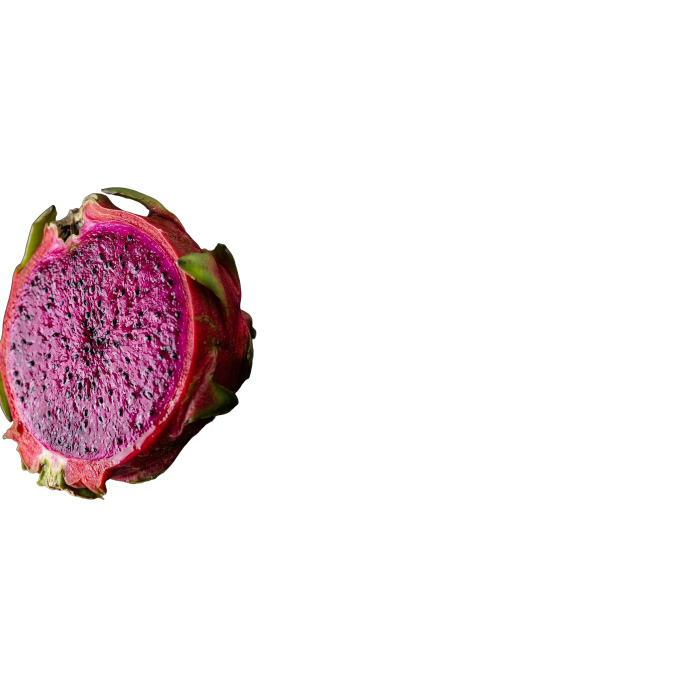
#> input picture homefarm/assets/dragon-fruit/01-american-beauty/frames/frame-001.png, 2048 x 2048 px (shown at 1/3 size)
$ python -i build_variety_assets.py   (imports and definitions only)
#> lines starting #> are read from the running program, lines starting #| are printed output that depends on the picture; after the words box and inside, x2 and y2 are one past the last pixel; in counts of white or black regions, pixels touching at a corner belong together
"""Build compact, transparent WebP assets for the variety showcase.

The PNG/JPEG inputs remain source masters. Runtime only loads the WebP files
made by this script. Interior cutouts are extracted from the supplied cultivar
reference photographs, never from a generated replacement.
"""

from __future__ import annotations

from pathlib import Path

import numpy as np
from PIL import Image, ImageFilter
from scipy import ndimage


ROOT = Path(__file__).resolve().parents[1]
VARIETIES = ROOT / "assets" / "images" / "varieties"


def central_component(mask: np.ndarray) -> np.ndarray:
    """Return the largest plausible product component near the image centre."""
    height, width = mask.shape
    labels, count = ndimage.label(mask)
    if not count:
        return np.zeros_like(mask, dtype=np.uint8)
    min_y, max_y = int(height * 0.12), int(height * 0.88)
    min_x, max_x = int(width * 0.12), int(width * 0.88)
    central_labels = np.unique(labels[min_y : max_y + 1, min_x : max_x + 1])
    central_labels = central_labels[central_labels > 0]
    if not central_labels.size:
        return np.zeros_like(mask, dtype=np.uint8)
    sizes = np.bincount(labels.ravel())
    selected = central_labels[np.argmax(sizes[central_labels])]
    return np.where(labels == selected, 255, 0).astype(np.uint8)


def interior_cutout(source: Path, destination: Path) -> None:
    """Extract the central fruit from a dark prop/reference photograph."""
#> called with destination = 'out.png'
    image = Image.open(source).convert("RGBA")
#> image is the input picture: PIL image 2048x2048 RGBA; mean R, G, B, A 18.2, 8.8, 11.5, 31.7
    rgb = np.asarray(image.convert("RGB"), dtype=np.float32) / 255.0
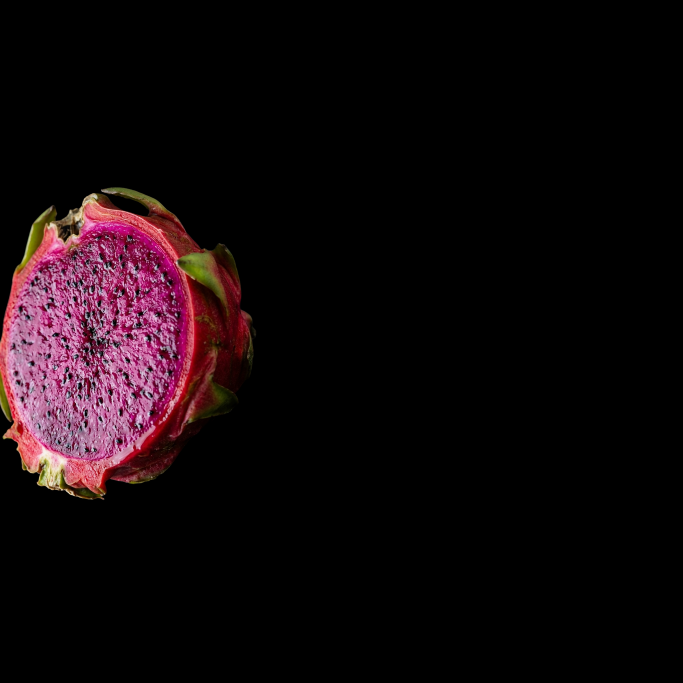
#> rgb: shape (2048, 2048, 3) float32 (shown at 1/3 size); mean R, G, B 0.0714, 0.0344, 0.0453
    high = rgb.max(axis=2)
    low = rgb.min(axis=2)
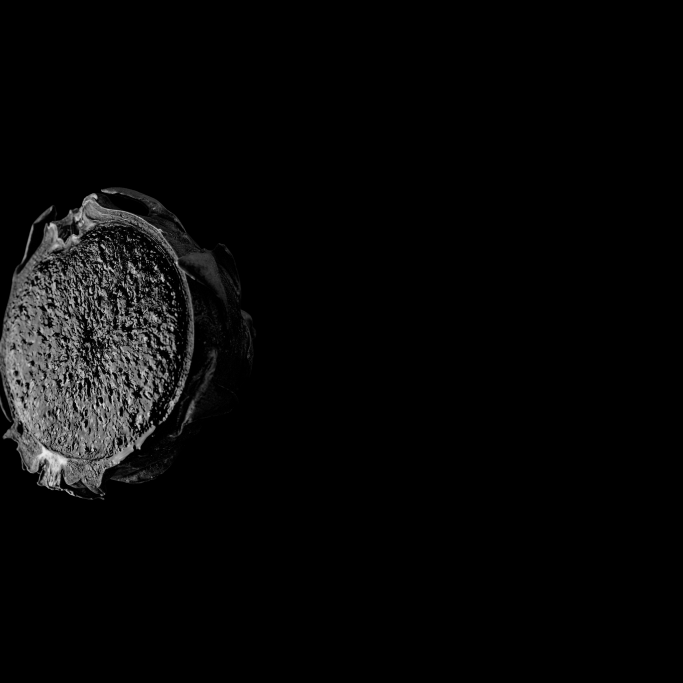
#> low: shape (2048, 2048) float32 (shown at 1/3 size); min 0, max 0.969, mean 0.0313
    saturation = np.divide(high - low, high, out=np.zeros_like(high), where=high > 0)
    rows, columns = np.ogrid[: image.height, : image.width]
#> rows = 2048 values from 0 to 2047
    central_ellipse = ((columns - image.width * 0.5) / (image.width * 0.46)) ** 2 + ((rows - image.height * 0.5) / (image.height * 0.47)) ** 2

    # Dragon-fruit skin is saturated; white flesh is bright and central. This
    # deliberately rejects neutral slates/plates and the bright rim-light that
    # occurs outside the fruit in several reference photographs.
    skin = (saturation > 0.22) & (high > 0.16) & (rows < image.height * 0.9)
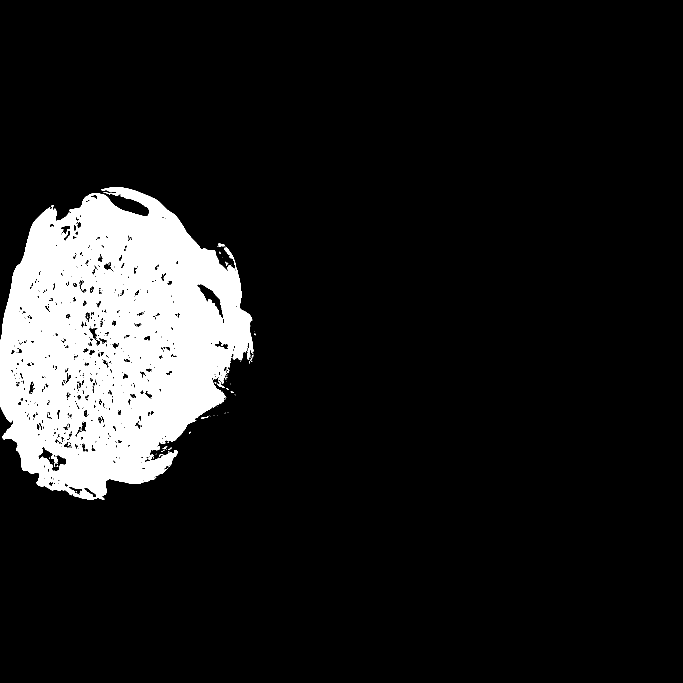
#> skin: shape (2048, 2048) bool (shown at 1/3 size); 11% white; 274 white regions (265 under 20 px), largest, box (x1, y1, x2, y2) and area: (0, 562, 760, 1500) 459863, (651, 1143, 674, 1164) 121, (655, 730, 675, 740) 106
    flesh = (high > 0.46) & (central_ellipse < 1.3)
#> flesh: shape (2048, 2048) bool; 8.3% white; 380 white regions (317 under 20 px), largest, box (x1, y1, x2, y2) and area: (0, 580, 672, 1489) 337446, (509, 1180, 599, 1313) 1809, (443, 596, 558, 699) 1491
    mask = skin | flesh
#> mask: shape (2048, 2048) bool; 11.6% white; 97 white regions (90 under 20 px), largest, box (x1, y1, x2, y2) and area: (0, 562, 760, 1500) 485250, (651, 1143, 674, 1164) 121, (655, 730, 675, 740) 106
    alpha = Image.fromarray(central_component(mask), "L")
#> in central_component, `labels, count = ndimage.label(mask)`:
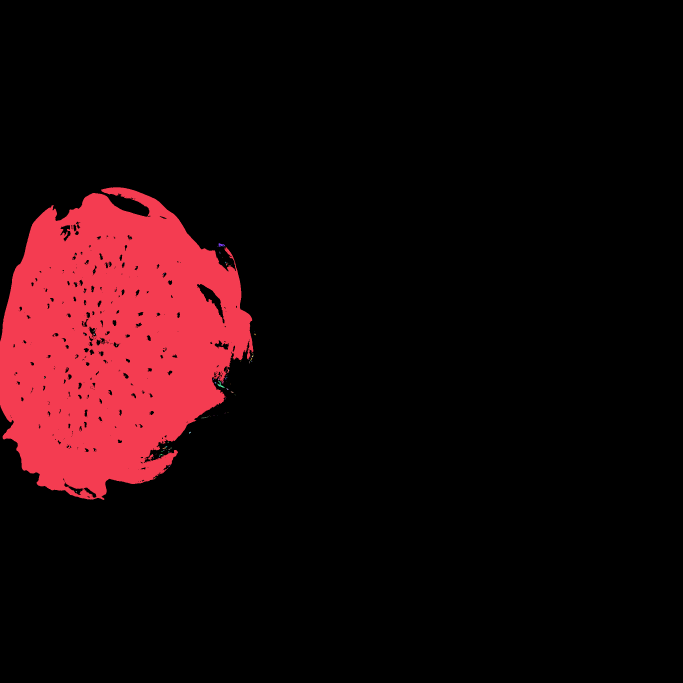
#> labels: shape (2048, 2048) int32 (shown at 1/3 size); 183 distinct labels, from 0 to 182; one colour per label, 0 black
#> in central_component, `labels, count = ndimage.label(mask)`: count = 182
#> in central_component, `central_labels = np.unique(labels[min_y : max_y + 1, min_x : max_x + 1])`: central_labels = 164 values from 0 to 178
#> in central_component, `central_labels = central_labels[central_labels > 0]`: central_labels = 163 values from 1 to 178
#> in central_component, `sizes = np.bincount(labels.ravel())`: sizes = 183 values, max 3708318 at index 0, min 1 at index 2, mean 22919.7
#> in central_component, `selected = central_labels[np.argmax(sizes[central_labels])]`: selected = 1
#> in central_component, `return np.where(labels == selected, 255, 0).astype(np.uint8)`: returned value: shape (2048, 2048); 11.6% white; 1 white region, box (x1, y1, x2, y2) and area: (0, 562, 760, 1500) 485053
    alpha = alpha.filter(ImageFilter.MaxFilter(5)).filter(ImageFilter.MinFilter(3))
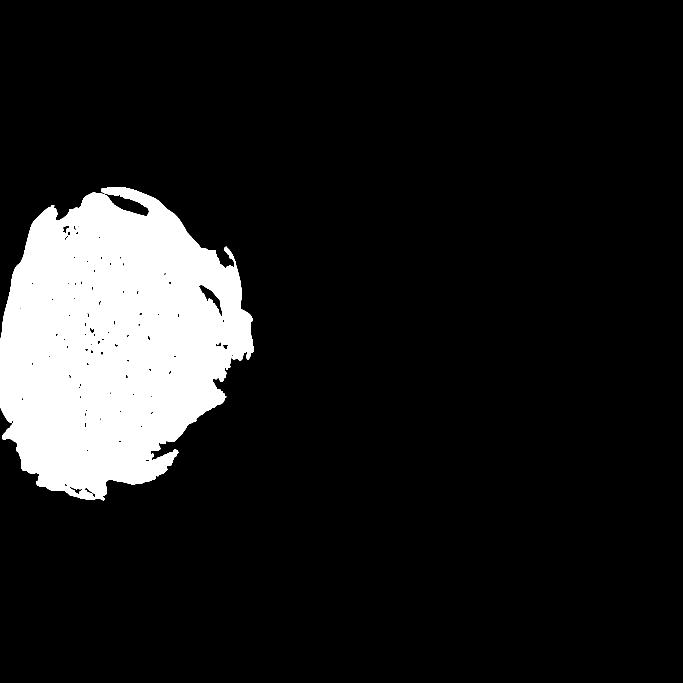
#> alpha: PIL image 2048x2048 L (shown at 1/3 size); 11.9% white; 1 white region, box (x1, y1, x2, y2) and area: (0, 561, 761, 1501) 500180
    alpha = alpha.filter(ImageFilter.GaussianBlur(1.25))

    # Crop around the subject with a little breathing room, then normalize every
    # variety to the same square canvas for stable in-browser motion.
    bbox = alpha.getbbox()
#> bbox = (0, 558, 764, 1504)
    if not bbox:
        raise RuntimeError(f"Could not isolate a fruit in {source}")
    left, top, right, bottom = bbox
#> left = 0; top = 558; right = 764; bottom = 1504
    margin = int(max(right - left, bottom - top) * 0.055)
#> margin = 52
    left, top = max(0, left - margin), max(0, top - margin)
#> top = 506
    right, bottom = min(image.width, right + margin), min(image.height, bottom + margin)
#> right = 816; bottom = 1556
    crop = image.crop((left, top, right, bottom))
    crop.putalpha(alpha.crop((left, top, right, bottom)))
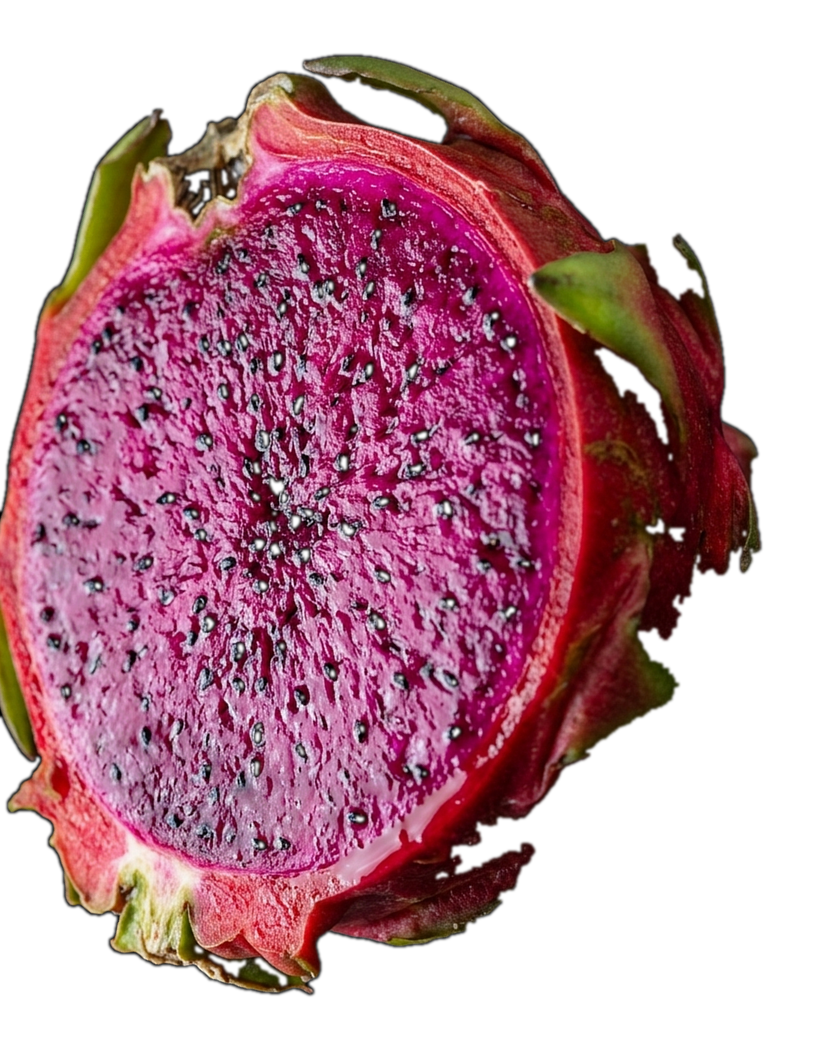
#> crop: PIL image 816x1050 RGBA; mean R, G, B, A 89.2, 42.9, 56.5, 148.9; transparent parts drawn white
    size = max(crop.size)
#> size = 1050
    canvas = Image.new("RGBA", (size, size))
#> canvas: PIL image 1050x1050 RGBA; every value is 0
    canvas.alpha_composite(crop, ((size - crop.width) // 2, (size - crop.height) // 2))
    canvas.thumbnail((1024, 1024), Image.Resampling.LANCZOS)
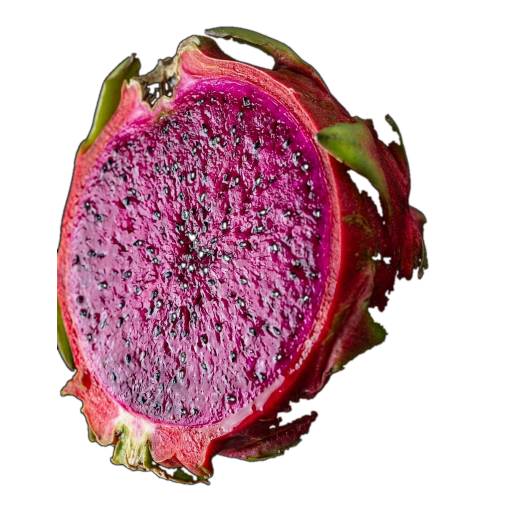
#> canvas: PIL image 1024x1024 RGBA (shown at 1/2 size); mean R, G, B, A 68.9, 33.2, 43.9, 115.7; transparent parts drawn white
    output = Image.new("RGBA", (1024, 1024))
#> output: PIL image 1024x1024 RGBA; every value is 0
    output.alpha_composite(canvas, ((1024 - canvas.width) // 2, (1024 - canvas.height) // 2))
    output.save(destination, "WEBP", quality=88, method=6)


def hero_webp(source: Path, destination: Path) -> None:
    image = Image.open(source).convert("RGBA")
    image.thumbnail((1024, 1024), Image.Resampling.LANCZOS)
    output = Image.new("RGBA", (1024, 1024))
    output.alpha_composite(image, ((1024 - image.width) // 2, (1024 - image.height) // 2))
    output.save(destination, "WEBP", quality=88, method=6)


def main() -> None:
    for source in sorted(VARIETIES.glob("*-cut.jpg")):
        variety_id = source.stem.removesuffix("-cut")
        directory = VARIETIES / variety_id
        directory.mkdir(exist_ok=True)
        interior_cutout(source, directory / f"{variety_id}-interior-cutout.webp")
        hero_webp(directory / f"{variety_id}-hero-cutout.png", directory / f"{variety_id}-hero.webp")
        print(f"built {variety_id}")


# [2 lines not run here, left out]

>>> result = interior_cutout('../assets/dragon-fruit/01-american-beauty/frames/frame-001.png', 'out.png')

$ run again, on homefarm/assets/dragon-fruit/02-costa-rican-white/frames/frame-002.png
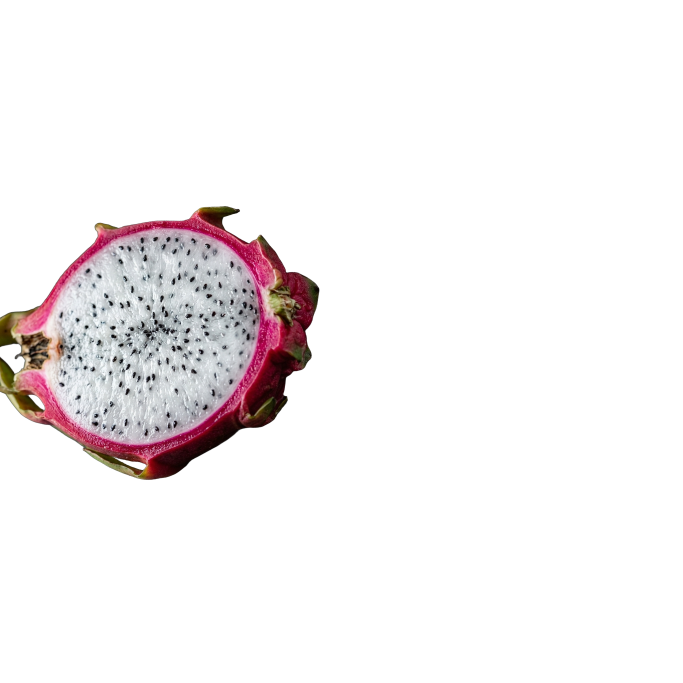
#> input picture homefarm/assets/dragon-fruit/02-costa-rican-white/frames/frame-002.png, 2048 x 2048 px (shown at 1/3 size)
#> in interior_cutout, image is the input picture: PIL image 2048x2048 RGBA; mean R, G, B, A 20.9, 17.3, 18.1, 31.7
#> skin: shape (2048, 2048) bool; 4.4% white; 468 white regions (450 under 20 px), largest, box (x1, y1, x2, y2) and area: (0, 618, 956, 1439) 183938, (825, 1185, 852, 1216) 198, (767, 1198, 790, 1219) 158
#> flesh: shape (2048, 2048) bool; 10.1% white; 229 white regions (205 under 20 px), largest, box (x1, y1, x2, y2) and area: (0, 621, 911, 1438) 419128, (880, 885, 919, 917) 352, (889, 838, 903, 878) 207
#> mask: shape (2048, 2048) bool; 11.6% white; 165 white regions (155 under 20 px), largest, box (x1, y1, x2, y2) and area: (0, 618, 956, 1439) 485170, (825, 1185, 852, 1216) 198, (767, 1198, 790, 1219) 158
#> in central_component, `labels, count = ndimage.label(mask)`:
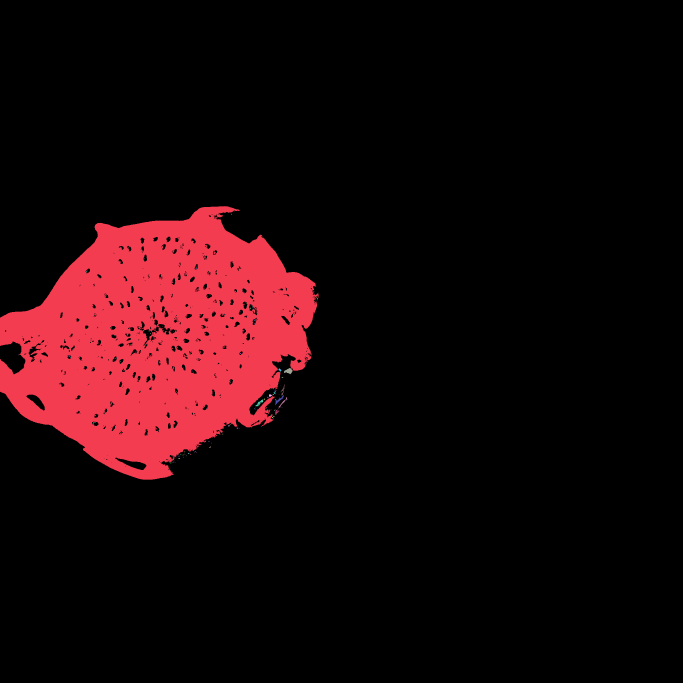
#> labels: shape (2048, 2048) int32 (shown at 1/3 size); 384 distinct labels, from 0 to 383; one colour per label, 0 black
#> count = 383
#> in central_component, `central_labels = np.unique(labels[min_y : max_y + 1, min_x : max_x + 1])`: central_labels = 351 values from 0 to 383
#> in central_component, `central_labels = central_labels[central_labels > 0]`: central_labels = 350 values from 1 to 383
#> sizes = 384 values, max 3707886 at index 0, min 1 at index 2, mean 10922.7
#> selected = 1
#> bbox = (0, 614, 960, 1443)
#> in interior_cutout, `left, top, right, bottom = bbox`: left = 0; top = 614; right = 960; bottom = 1443
#> margin = 52
#> in interior_cutout, `left, top = max(0, left - margin), max(0, top - margin)`: top = 562
#> in interior_cutout, `right, bottom = min(image.width, right + margin), min(image.height, bo..`: right = 1012; bottom = 1495
#> in interior_cutout, `output.alpha_composite(canvas, ((1024 - canvas.width) // 2, (1024 - ca..`:
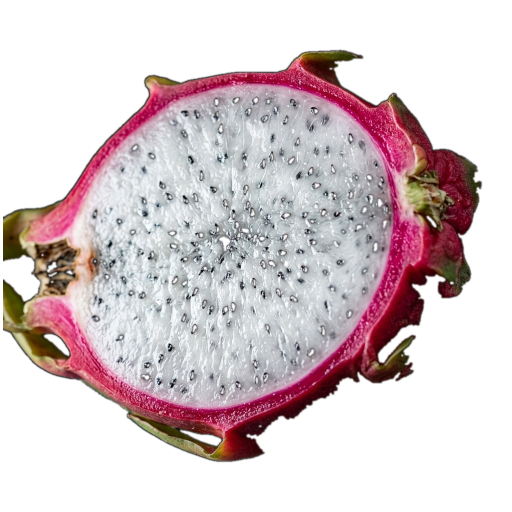
#> output: PIL image 1024x1024 RGBA (shown at 1/2 size); mean R, G, B, A 83.4, 69.1, 72.4, 122.4; transparent parts drawn white
